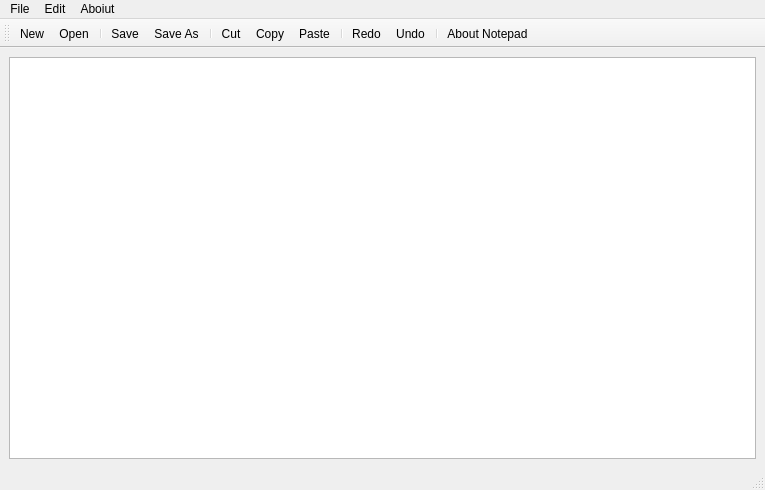
<?xml version="1.0" encoding="UTF-8"?>
<ui version="4.0">
 <class>MainWindow</class>
 <widget class="QMainWindow" name="MainWindow">
  <property name="geometry">
   <rect>
    <x>0</x>
    <y>0</y>
    <width>765</width>
    <height>490</height>
   </rect>
  </property>
  <property name="windowTitle">
   <string>MainWindow</string>
  </property>
  <widget class="QWidget" name="centralwidget">
   <layout class="QHBoxLayout" name="horizontalLayout">
    <item>
     <widget class="QTextEdit" name="textEdit"/>
    </item>
   </layout>
  </widget>
  <widget class="QStatusBar" name="statusbar"/>
  <widget class="QMenuBar" name="menubar">
   <property name="geometry">
    <rect>
     <x>0</x>
     <y>0</y>
     <width>765</width>
     <height>21</height>
    </rect>
   </property>
   <widget class="QMenu" name="menuFile">
    <property name="title">
     <string>File</string>
    </property>
    <addaction name="actionNew"/>
    <addaction name="actionOpen"/>
    <addaction name="separator"/>
    <addaction name="actionSave"/>
    <addaction name="separator"/>
    <addaction name="actionSave_As"/>
   </widget>
   <widget class="QMenu" name="menuEdit">
    <property name="title">
     <string>Edit</string>
    </property>
    <addaction name="actionCut"/>
    <addaction name="actionCopy"/>
    <addaction name="actionPaste"/>
    <addaction name="separator"/>
    <addaction name="actionRedo"/>
    <addaction name="actionUndo"/>
   </widget>
   <widget class="QMenu" name="menuAboiut">
    <property name="title">
     <string>Aboiut</string>
    </property>
    <addaction name="actionAbout_Notepad"/>
   </widget>
   <addaction name="menuFile"/>
   <addaction name="menuEdit"/>
   <addaction name="menuAboiut"/>
  </widget>
  <widget class="QToolBar" name="toolBar">
   <property name="windowTitle">
    <string>toolBar</string>
   </property>
   <attribute name="toolBarArea">
    <enum>TopToolBarArea</enum>
   </attribute>
   <attribute name="toolBarBreak">
    <bool>false</bool>
   </attribute>
   <addaction name="actionNew"/>
   <addaction name="actionOpen"/>
   <addaction name="separator"/>
   <addaction name="actionSave"/>
   <addaction name="actionSave_As"/>
   <addaction name="separator"/>
   <addaction name="actionCut"/>
   <addaction name="actionCopy"/>
   <addaction name="actionPaste"/>
   <addaction name="separator"/>
   <addaction name="actionRedo"/>
   <addaction name="actionUndo"/>
   <addaction name="separator"/>
   <addaction name="actionAbout_Notepad"/>
  </widget>
  <action name="actionNew">
   <property name="icon">
    <iconset resource="Resource.qrc">
     <normaloff>:/rec/img/new.png</normaloff>:/rec/img/new.png</iconset>
   </property>
   <property name="text">
    <string>New</string>
   </property>
  </action>
  <action name="actionOpen">
   <property name="icon">
    <iconset resource="Resource.qrc">
     <normaloff>:/rec/img/open.png</normaloff>:/rec/img/open.png</iconset>
   </property>
   <property name="text">
    <string>Open</string>
   </property>
  </action>
  <action name="actionSave">
   <property name="icon">
    <iconset resource="Resource.qrc">
     <normaloff>:/rec/img/save.png</normaloff>:/rec/img/save.png</iconset>
   </property>
   <property name="text">
    <string>Save</string>
   </property>
  </action>
  <action name="actionSave_As">
   <property name="icon">
    <iconset resource="Resource.qrc">
     <normaloff>:/rec/img/save as.png</normaloff>:/rec/img/save as.png</iconset>
   </property>
   <property name="text">
    <string>Save As</string>
   </property>
  </action>
  <action name="actionCut">
   <property name="icon">
    <iconset resource="Resource.qrc">
     <normaloff>:/rec/img/cut.png</normaloff>:/rec/img/cut.png</iconset>
   </property>
   <property name="text">
    <string>Cut</string>
   </property>
  </action>
  <action name="actionCopy">
   <property name="icon">
    <iconset resource="Resource.qrc">
     <normaloff>:/rec/img/copy.png</normaloff>:/rec/img/copy.png</iconset>
   </property>
   <property name="text">
    <string>Copy</string>
   </property>
  </action>
  <action name="actionPaste">
   <property name="icon">
    <iconset resource="Resource.qrc">
     <normaloff>:/rec/img/paste.png</normaloff>:/rec/img/paste.png</iconset>
   </property>
   <property name="text">
    <string>Paste</string>
   </property>
  </action>
  <action name="actionRedo">
   <property name="icon">
    <iconset resource="Resource.qrc">
     <normaloff>:/rec/img/redo.png</normaloff>:/rec/img/redo.png</iconset>
   </property>
   <property name="text">
    <string>Redo</string>
   </property>
  </action>
  <action name="actionUndo">
   <property name="icon">
    <iconset resource="Resource.qrc">
     <normaloff>:/rec/img/undo.png</normaloff>:/rec/img/undo.png</iconset>
   </property>
   <property name="text">
    <string>Undo</string>
   </property>
  </action>
  <action name="actionAbout_Notepad">
   <property name="icon">
    <iconset resource="Resource.qrc">
     <normaloff>:/rec/img/about.png</normaloff>:/rec/img/about.png</iconset>
   </property>
   <property name="text">
    <string>About Notepad</string>
   </property>
  </action>
 </widget>
 <resources>
  <include location="Resource.qrc"/>
 </resources>
 <connections/>
</ui>
